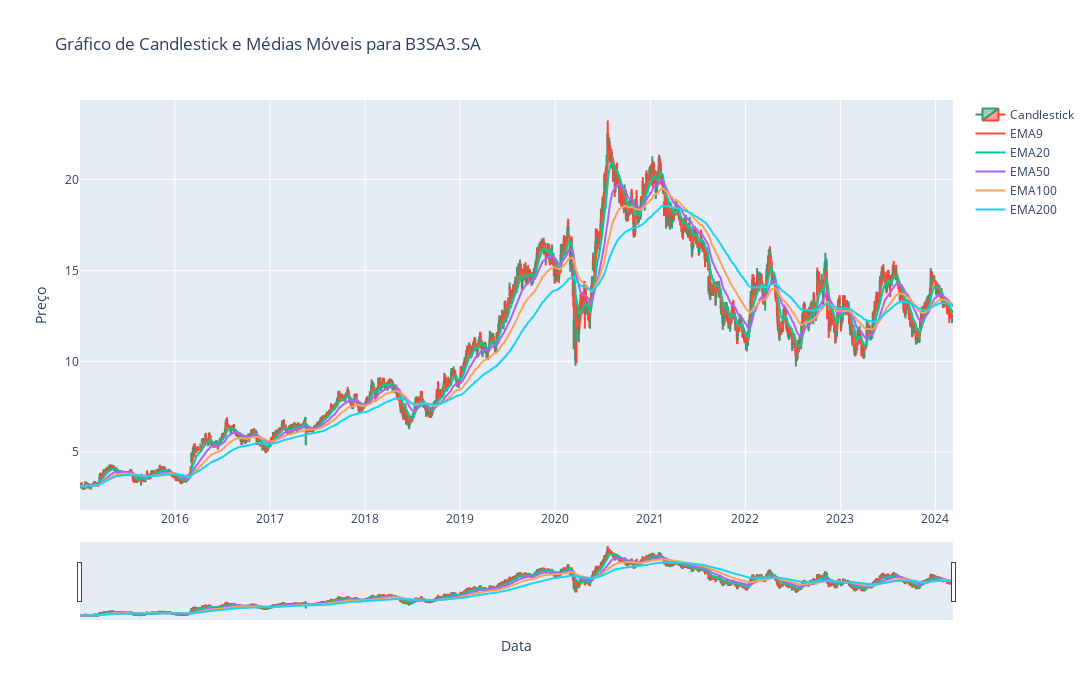

The code cell stored with this chart in its notebook:
### Code cell
# Cria um gráfico de candlestick usando o Plotly
fig = go.Figure(data=[go.Candlestick(x=df.index,
                open=df['Open'],
                high=df['High'],
                low=df['Low'],
                close=df['Close'],
                name='Candlestick')])

# Adiciona as médias móveis ao gráfico
fig.add_trace(go.Scatter(x=df.index, y=df['EMA9'], mode='lines', name='EMA9'))
fig.add_trace(go.Scatter(x=df.index, y=df['EMA20'], mode='lines', name='EMA20'))
fig.add_trace(go.Scatter(x=df.index, y=df['EMA50'], mode='lines', name='EMA50'))
fig.add_trace(go.Scatter(x=df.index, y=df['EMA100'], mode='lines', name='EMA100'))
fig.add_trace(go.Scatter(x=df.index, y=df['EMA200'], mode='lines', name='EMA200'))

if ticker=="^BVSP":
    ticker='IBOV'

# Configura o layout do gráfico
fig.update_layout(
    width=1500,
    height=700,
    title=f"Gráfico de Candlestick e Médias Móveis para {ticker}",
    xaxis_title="Data",
    yaxis_title="Preço",
    showlegend=True
)

# Exibe o gráfico
fig.show()

### Figure 1 — Plotly figure (JSON) as saved in the notebook; plotly's stock layout.template omitted (floating-point values rounded to 4 significant figures; data arrays with more than 128 entries replaced by an {"elided": "..."} marker saying what was removed)
{"data": [{"close": {"elided": "2283 float values"}, "high": {"elided": "2283 float values"}, "low": {"elided": "2283 float values"}, "name": "Candlestick", "open": {"elided": "2283 float values"}, "type": "candlestick", "x": {"elided": "2283 str values"}}, {"mode": "lines", "name": "EMA9", "type": "scatter", "x": {"elided": "2283 str values"}, "y": {"elided": "2283 float values"}}, {"mode": "lines", "name": "EMA20", "type": "scatter", "x": {"elided": "2283 str values"}, "y": {"elided": "2283 float values"}}, {"mode": "lines", "name": "EMA50", "type": "scatter", "x": {"elided": "2283 str values"}, "y": {"elided": "2283 float values"}}, {"mode": "lines", "name": "EMA100", "type": "scatter", "x": {"elided": "2283 str values"}, "y": {"elided": "2283 float values"}}, {"mode": "lines", "name": "EMA200", "type": "scatter", "x": {"elided": "2283 str values"}, "y": {"elided": "2283 float values"}}], "layout": {"height": 700, "showlegend": true, "title": {"text": "Gráfico de Candlestick e Médias Móveis para B3SA3.SA"}, "width": 1500, "xaxis": {"title": {"text": "Data"}}, "yaxis": {"title": {"text": "Preço"}}}}
